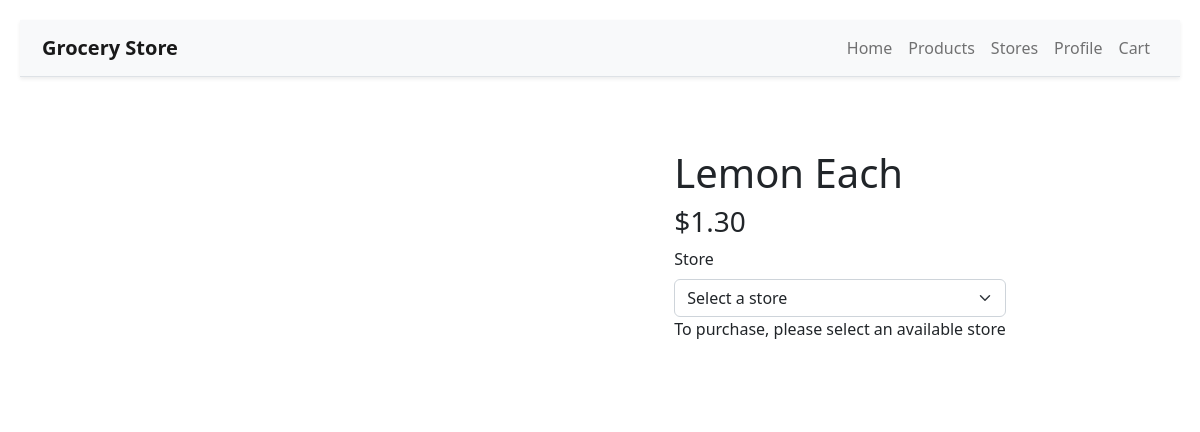
/product/1, run on an earlier commit of the app's database.
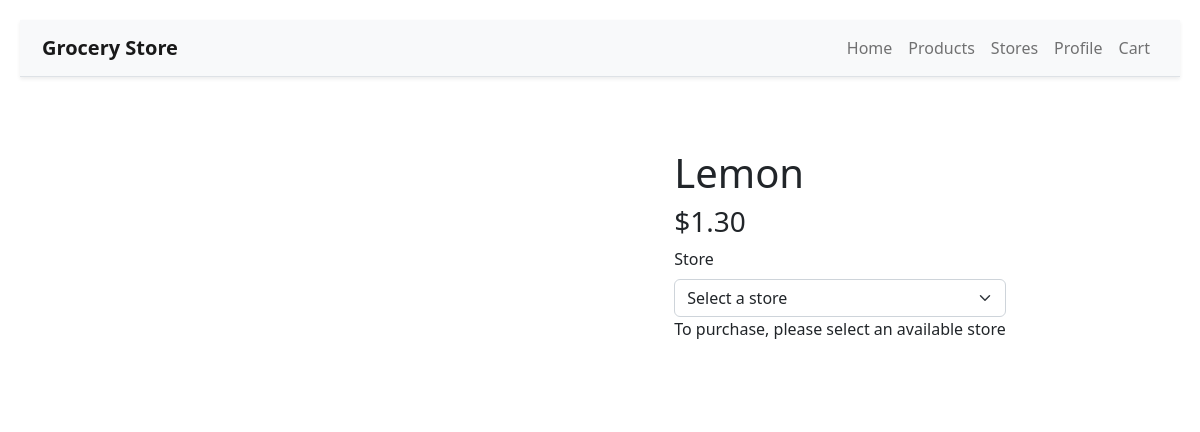
And on a later commit of the database.
### grocery_store_app/models/product.py (models this page shows, shortened)
class Product(models.Model):
  name = models.CharField(max_length=50)
  price = models.DecimalField(max_digits=10, decimal_places= 2)
  category = models.ForeignKey(Category, on_delete=models.CASCADE, related_name="products")
  image_url = models.CharField(max_length=1000)

### grocery_store_app/views.py (the view, shortened to what this page needs)
# urls.py: path("product/<int:id>", views.product, name="product"),
def product(request, id):
    product_object = get_object_or_404(Product, id=id)
    per_store_products = PerStoreProduct.objects.filter(product_id=id)
    store_objects = Store.objects.all()
    store_quantities = {}
    for per_store_product in per_store_products:
        store_quantities[per_store_product.store_id] = per_store_product.quantity
    stores = []
    for store in store_objects:
        stores.append(
            {
                "id": store.id,
                "name": store.name,
                "quantity": store_quantities.get(store.id, -1),
            }
        )
    selected_store = None
    selected_store_id = request.session.get("selected_store_id")
    return render(
        request,
        "grocery_store_app/product.html",
        {"product": product_object, "stores": stores, "selected_store": selected_store},
    )

### grocery_store_app/templates/grocery_store_app/product.html (shortened to what this page needs)
{% extends "grocery_store_app/layout.html" %}
{% block body %}
<div class="d-flex justify-content-center">
  <img src="{{ product.image_url }}" alt="{{ product.title }}" style="width: 30rem;">
  <div class="d-flex flex-column g-5 p-5">
    <h1>{{ product.name }}</h1>
    <h3>${{ product.price }}</h3>
    <form class="mt-auto" id="store-form" action="{% url 'product_select_store' product.id %}" method="POST">
      <label class="form-label" for="store">Store</label>
      <select class="form-select" name="store" id="store">
        {% if not selected_store%}
        <option value="" disabled selected>Select a store</option>
        {% endif %}
      </select>
    </form>
    {% if selected_store.quantity > 0 %}
    <form class="mt-auto" action="{% url 'add_cart' %}" method="POST">
      {% csrf_token %}
      <input type="hidden" name="id" value="{{ product.id }}">
      <input type="hidden" name="fromproducts" value="a">
      <label class="form-label" for="quantity">Quantity</label>
      <input required class="form-control my-2" type="number" id="quantity" name="quantity" min="1"
        max="{{ selected_store.quantity }}" value="1">
      <button type=" submit" class="btn btn-primary">Buy</button>
    </form>
    {% else %}
    <p>To purchase, please select an available store</p>
    {% endif %}
  </div>
</div>
{% endblock %}

What changed in the data, as far as the page shows it:
changed Product: name "Lemon Each" → "Lemon"
